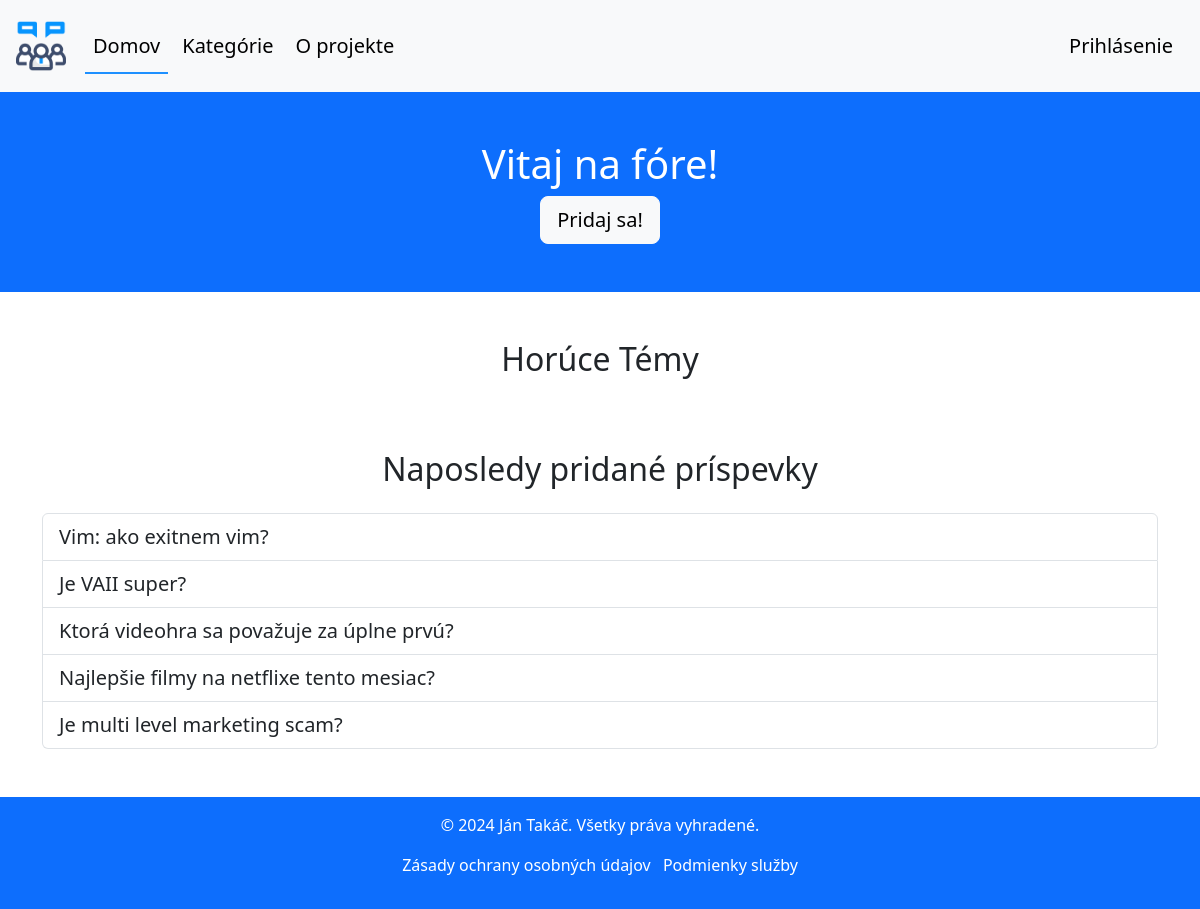
The app's page /, older data.
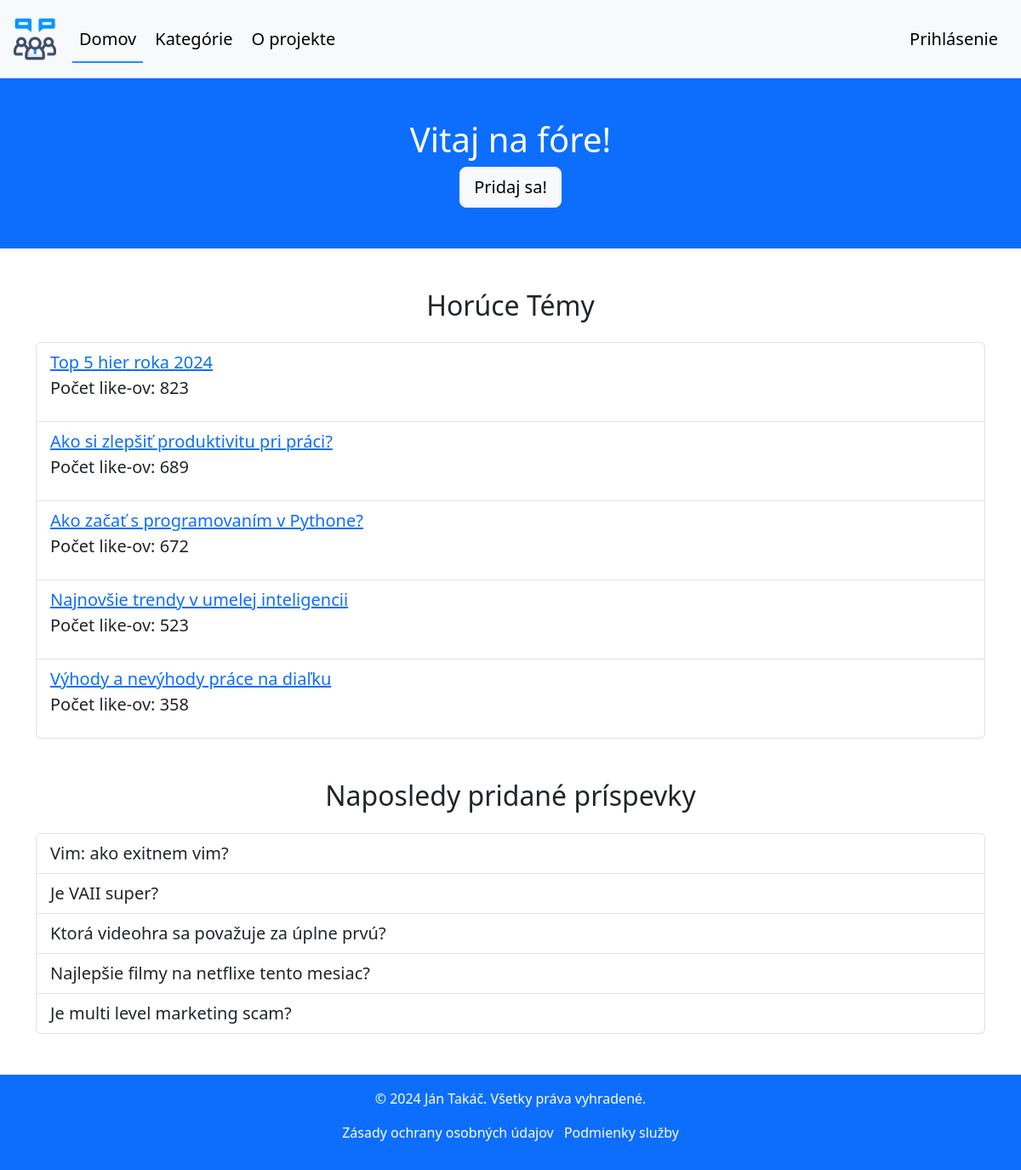
The same page, newer data.
### forum/models.py (models this page shows, shortened)
class Post(models.Model):
    title = models.CharField(max_length=255)
    created_at = models.DateTimeField(auto_now_add=True)
    created_by = models.ForeignKey(User, on_delete=models.CASCADE)
    like_count = models.IntegerField(default=0)
    content = models.TextField()
    def get_absolute_url(self):
        return reverse('forum:post_detail', args=[str(self.id)])

### forum/views.py (the view)
# urls.py: path('', views.index_view, name='index'),
def index_view(request):
    most_liked_posts = Post.objects.all().order_by('-like_count')[:5]
    most_recent_posts = Post.objects.all().order_by('-created_at')[:5]
    return render(request, 'forum/index.html', {
        'most_liked_posts': most_liked_posts,
        'most_recent_posts': most_recent_posts,
    })

### forum/templates/forum/index.html (shortened to what this page needs)
{% extends 'forum/base.html' %}
{% block home_active %}active{% endblock %}
{% block content %}
    <div class="container-fluid bg-primary text-white text-center py-5">
        {% if user.is_authenticated %}
            <h1>Vitaj späť {{ user.username }}!</h1>
        {% else %}
            <h1>Vitaj na fóre!</h1>
            <a href="{% url 'forum:register' %}" class="btn btn-light btn-lg">Pridaj sa!</a>
        {% endif %}
    </div>
    <div class="container my-5 fs-5">
        <h2 class="text-center mb-4">Horúce Témy</h2>
        <div class="list-group">
            {% for post in most_liked_posts %}
                <li class="list-group-item list-group-item-action">
                    <a href="{{ post.get_absolute_url }}">{{ post.title }}</a>
                    <p>Počet like-ov: {{ post.like_count }}</p>
                </li>
            {% endfor %}
        </div>
    </div>
    <div class="container my-5 fs-5">
        <h2 class="text-center mb-4">Naposledy pridané príspevky</h2>
        <div class="list-group">
            <a href="#" class="list-group-item list-group-item-action">
                Vim: ako exitnem vim?
            </a>
            <a href="#" class="list-group-item list-group-item-action">
                Je VAII super?
            </a>
            <a href="#" class="list-group-item list-group-item-action">
                Ktorá videohra sa považuje za úplne prvú?
            </a>
            <a href="#" class="list-group-item list-group-item-action">
                Najlepšie filmy na netflixe tento mesiac?
            </a>
            <a href="#" class="list-group-item list-group-item-action">
                Je multi level marketing scam?
            </a>
        </div>
    </div>
{% endblock %}

### forum/templates/forum/base.html (shortened to what this page needs)
<!DOCTYPE html>
<html lang="en">
<head>
    {% load static %}
    <link rel="stylesheet" href="{% static 'forum/style.css' %}">
    <link href="https://cdn.jsdelivr.net/npm/bootstrap@5.3.3/dist/css/bootstrap.min.css" rel="stylesheet">
</head>
<body>
    <nav class="navbar navbar-expand-lg navbar-light bg-light p-3 fs-5">
        <a class="navbar-brand" href="{% url 'forum:index' %}">
            <img src="{% static 'forum/img/forumlogo.png' %}" alt="logo">
        </a>
        <div class="collapse navbar-collapse" id="navbarNav">
            <ul class="navbar-nav me-auto">
                <li class="nav-item black-under-animation">
                    <a class="nav-link {% block home_active %}{% endblock %}" href="{% url 'forum:index' %}">Domov</a>
                </li>
                <li class="nav-item black-under-animation">
                    <a class="nav-link {% block categories_active %}{% endblock %}" href="{% url 'forum:categories' %}">Kategórie</a>
                </li>
                <li class="nav-item black-under-animation">
                    <a class="nav-link {% block about_active %}{% endblock %}" href="{% url 'forum:about' %}">O projekte</a>
                </li>
            </ul>
            {% if user.is_authenticated %}
                <!-- Zatial neimplementovane
                <ul class="navbar-nav">
                    <li class="nav-item black-under-animation">
                        <a class="nav-link" href="{% url 'forum:post_add' %}">Pridať príspevok</a>
                    </li>
                </ul>
                -->
                <ul class="navbar-nav">
                    <li class="nav-item black-under-animation">
                        <a class="nav-link {% block profile_active %}{% endblock %}" href="{% url 'forum:profile' %}">Profil</a>
                    </li>
                </ul>
                <ul class="navbar-nav">
                    <li class="nav-item black-under-animation">
                        <a class="nav-link" href="{% url 'forum:logout' %}">Odhlásiť sa</a>
                    </li>
                </ul>
            {% else %}
                <ul class="navbar-nav">
                    <li class="nav-item black-under-animation">
                        <a class="nav-link {% block login_active %}{% endblock %}" href="{% url 'forum:login' %}">Prihlásenie</a>
                    </li>
                </ul>
            {% endif %}
        </div>
    </nav>
{% block content %}
{% endblock %}
<footer class="bg-primary text-white text-center py-3">
    <p>&copy; 2024 Ján Takáč. Všetky práva vyhradené.</p>
    <ul class="list-inline">
        <li class="list-inline-item white-under-animation"><a href="#" class="text-white">Zásady ochrany osobných údajov</a></li>
        <li class="list-inline-item white-under-animation"><a href="#" class="text-white">Podmienky služby</a></li>
    </ul>
</footer>
</body>
</html>

### forum/static/forum/style.css (style rules this page uses)
.navbar-brand img { height: 50px; width: 50px; }
.nav-item { padding: 3px; }
.nav-item .active:after { content: ''; position: absolute; width: 100%; height: 2px; left: 0; bottom: -5px; background-color: dodgerblue; }
.list-inline-item a, .nav-item a { position: relative; text-decoration: none; transition: color 0.3s ease; }
.white-under-animation a { color: white; }
.black-under-animation a { color: black; }
.list-inline-item a:after, .nav-item a:after { content: ''; position: absolute; width: 0; height: 2px; left: 0; bottom: -5px; transition: width 0.3s ease; }
.white-under-animation a:after { background-color: white; }
.black-under-animation a:after { background-color: black; }
.container-fluid h1 { animation: fadeInDown 0.5s ease-in-out; }
.container-fluid .btn { animation: fadeInUp 0.5s ease-in-out; transition: transform 0.4s ease; }

Row changes from the older to the newer data that the page shows:
added Post: title "Top 5 hier roka 2024", like_count "823"
added Post: title "Ako si zlepšiť produktivitu pri práci?", like_count "689"
added Post: title "Ako začať s programovaním v Pythone?", like_count "672"
added Post: title "Najnovšie trendy v umelej inteligencii", like_count "523"
added Post: title "Výhody a nevýhody práce na diaľku", like_count "358"
